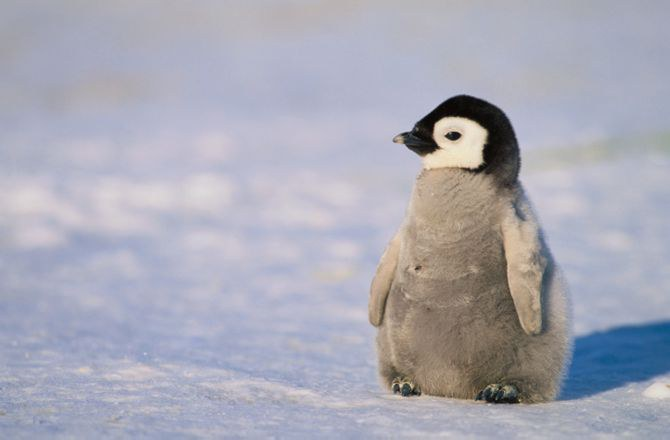
#> input picture OpenCV/penguin.jpeg, 670 x 440 px, given in place of penguin.jpg, which was not available
$ jupyter execute Opencv.ipynb   (text cells are left out)
#> lines starting #> are read from the running program, lines starting #| are printed output that depends on the picture; pictures that were not available may be replaced by others from this repository, and a replacement may not be noted
[cell 1]
import cv2 as cv
import numpy as np

[cell 2]
image=cv.imread("/Users/nageshjadhav/Downloads/penguin.jpg")
#> image is the input picture: shape (440, 670, 3); mean B, G, R 181.5, 169.2, 169.1
# gray = cv.cvtColor(image, cv.COLOR_BGR2GRAY)

[cell 3]
cv.imshow("Image",image)
cv.waitKey(0)

[cell 4]
image.shape
#> Out = (440, 670, 3)

[cell 5]
corner=image[0:100,0:100]
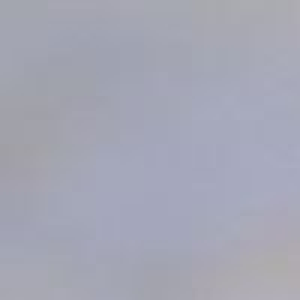
#> corner: shape (100, 100, 3) (shown 3 times larger); mean B, G, R 181, 166.6, 165.2

[cell 6]
cv.imshow("Corner", corner)
cv.waitKey(0)

[cell 7]
canvas = np.zeros((300, 300, 3), dtype = "uint8")
#RGB(255,255,255)
green = (0, 255, 0)
cv.line(canvas, (0, 0), (300, 300), green,4)
cv.imshow("Canvas", canvas)
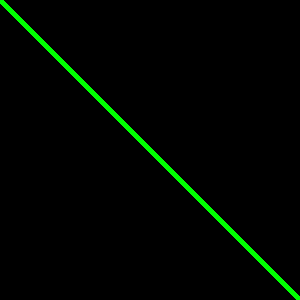
#> window 'Canvas': shape (300, 300, 3); mean B, G, R 0, 5.9, 0
cv.waitKey(0)

[cell 8]
red = (0, 0, 255)
cv.line(canvas, (300, 0), (0, 300), red, 3)
cv.imshow("Canvas", canvas)
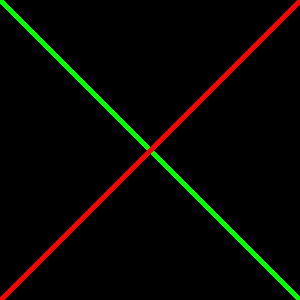
#> window 'Canvas': shape (300, 300, 3); mean B, G, R 0, 5.8, 5.9
cv.waitKey(0)

[cell 9]
# Image Translation
#The first row of the matrix is [1, 0, tx], where tx is the number of pixels we will shift the image left or right.
#Negative values of tx will shift the image to the left and positive values will shift the image to the right
M = np.float32([[1, 0, 25], [0, 1, 50]])
print(image.shape[0])
#| 440
print(image.shape[1])
#| 670
shifted = cv.warpAffine(image, M, (image.shape[1], image.shape[0]))
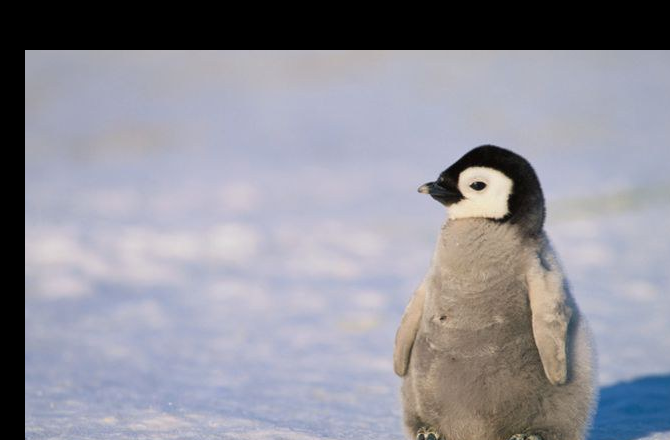
#> shifted: shape (440, 670, 3); mean B, G, R 155, 145, 145.5
cv.imshow("Shifted Down and Right", shifted)
cv.waitKey(0)

[cell 10]
# Rotation
cv.imshow("Original", image)
(h, w) = image.shape[:2]
#> h = 440; w = 670
#h=image.shape[0]
#w=image.shape[1]

center = (w // 2, h // 2)
#> center = (335, 220)
M = cv.getRotationMatrix2D(center, 45, 1.0)
rotated = cv.warpAffine(image, M, (w, h))
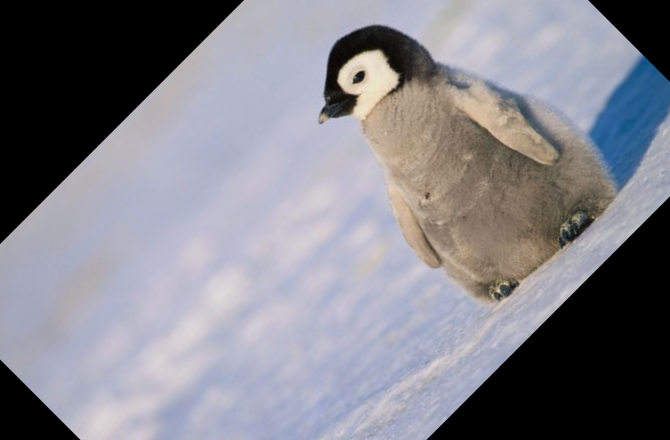
#> rotated: shape (440, 670, 3); mean B, G, R 139.1, 130.7, 131.4
cv.imshow("Rotated by 45 Degrees", rotated)
cv.waitKey(0)

[cell 11]
cv.imshow("Original", image)
print(image.shape)
#| (440, 670, 3)
r = 150.0 / image.shape[1]
#> r = 0.224
dim = (150, int(image.shape[0] * r))
#> dim = (150, 98)
resized = cv.resize(image, dim, interpolation = cv.INTER_AREA)
print(resized.shape)
#| (98, 150, 3)
cv.imshow("Resized (Width)", resized)
cv.waitKey(0)

[cell 12]
cv.imshow("Original", image)
flipped = cv.flip(image, 0)
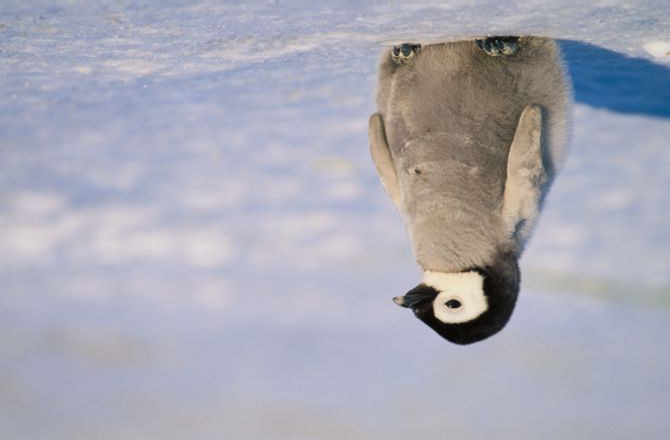
#> flipped: shape (440, 670, 3); mean B, G, R 181.5, 169.2, 169.1
cv.imshow("Flipped Horizontally", flipped)
cv.waitKey(0)
